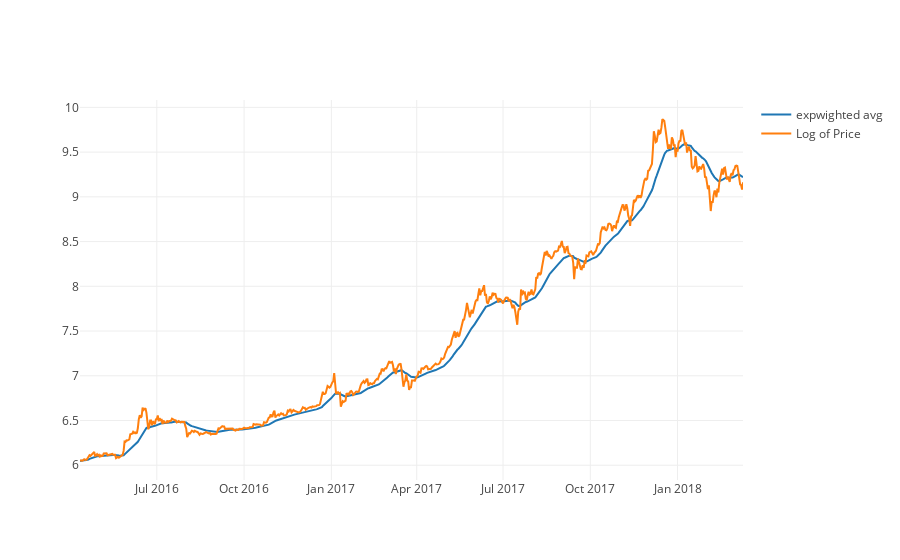

The code cell stored with this chart in its notebook:
### Markdown cell above
**Moving average** can be used to average ‘k’ consecutive values. Since there is specific cycle for bitcoin pricing, calculating moving averages won't suffice. So we use a ***weighted moving average***, where recent values are given a higher weight. **Halflife** is used to define the amount of exponential decay.

### Code cell
expwighted_avg = ts_log.ewm(halflife=10,ignore_na=False,adjust=True,min_periods=0).mean()
expwighted_avg_plt = go.Scatter(x=expwighted_avg.index, y=expwighted_avg, name='expwighted avg')
data = [expwighted_avg_plt, ts_log_plt]
py.iplot(data)

### Figure 1 — Plotly figure (JSON) as saved in the notebook; plotly's stock layout.template omitted (floating-point values rounded to 4 significant figures; data arrays with more than 128 entries replaced by an {"elided": "..."} marker saying what was removed)
{"data": [{"name": "expwighted avg", "type": "scatter", "x": {"elided": "700 str values"}, "y": {"elided": "700 float values"}}, {"name": "Log of Price", "type": "scatter", "x": {"elided": "700 str values"}, "y": {"elided": "700 float values"}}], "layout": {}}
